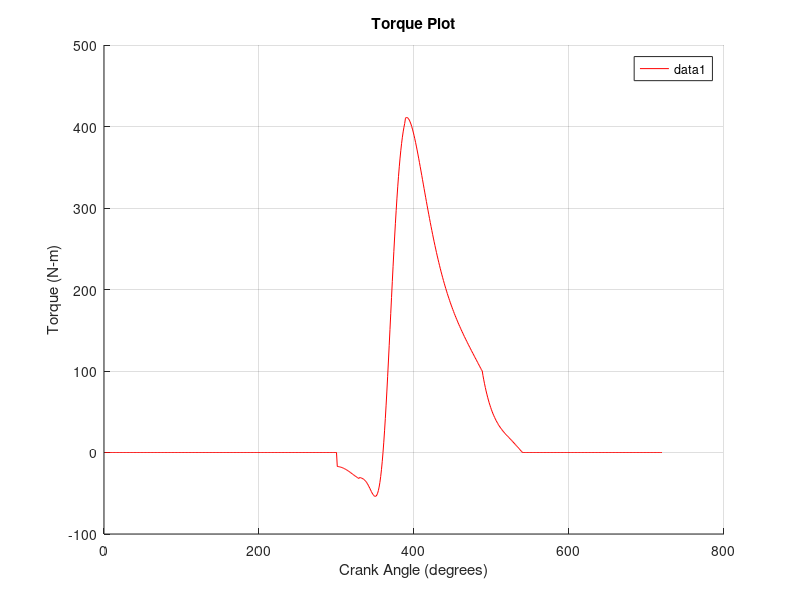
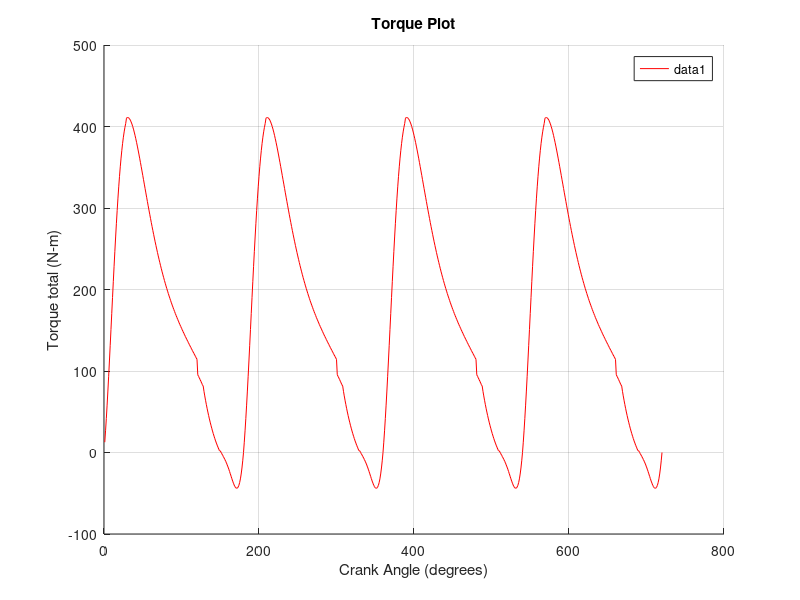
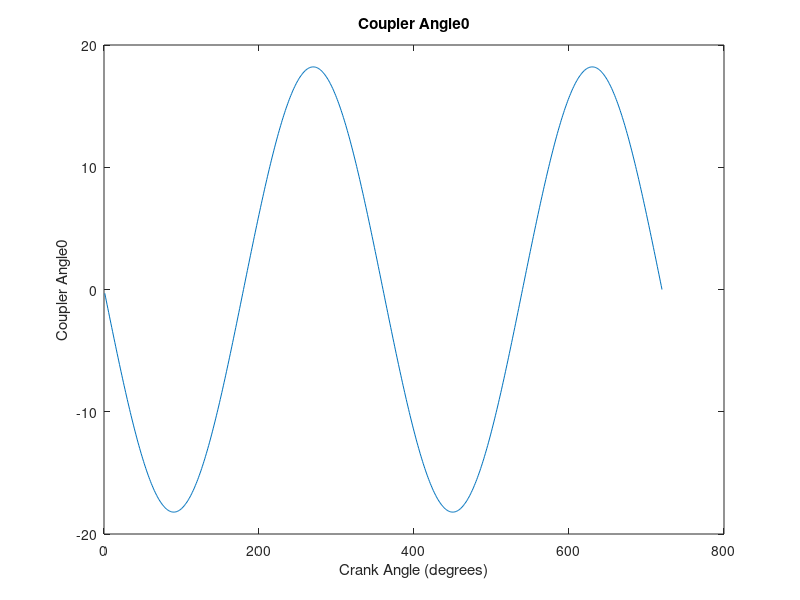
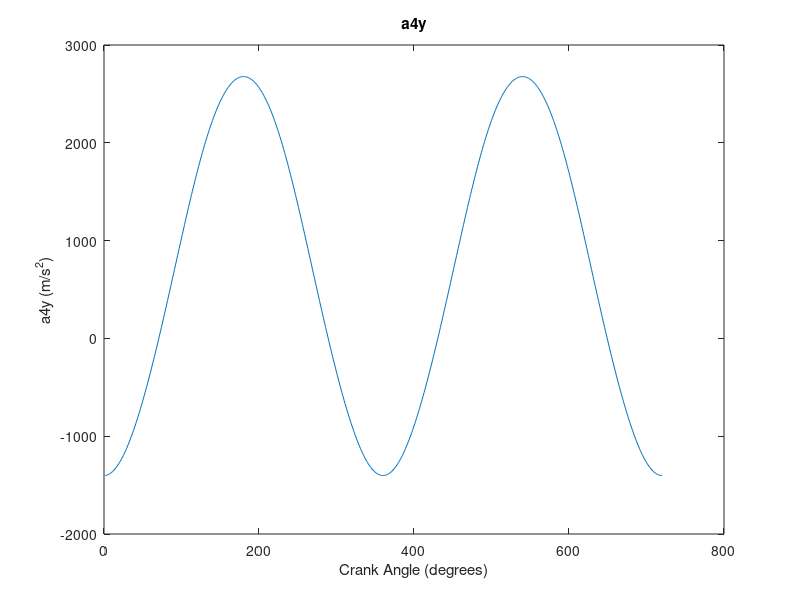

The MATLAB source for these figures, in order:
clc;
load('part2.mat')

T0 = zeros(1, length(crank_angle));

for i=1:length(crank_angle)
    % Define matrix A (coefficient matrix)
    A = [
        0, 0, 0, 0, 1, 0, 1, 0;
        0, 0, 0, 0, 0, 1, 0, 0;
        0, 0, 1, 0, -1, 0, 0, 0;
        0, 0, 0, 1, 0, -1, 0, 0;
        0, 0, AG3*cosd(coupler_angle0(i)), AG3*sind(coupler_angle0(i)), BG3*cosd(coupler_angle0(i)), BG3*sind(coupler_angle0(i)), 0, 0;
        1, 0, -1, 0, 0, 0, 0, 0;
        0, 1, 0, -1, 0, 0, 0, 0;
        0, 0, crank_length*cosd(crank_angle(i)), crank_length*sind(crank_angle(i)), 0, 0, 0, 1;
    ];

    % Define the right-hand side vector (b)
    b = [ 
        0;
        m4 * a4y(i) + Fg(i) - F_atm + m4 * g;
        m3 * a3x(i);
        m3 * a3y(i) + m3 * g;
        J3 * alpha3(i);
        m2 * a2x(i);
        m2 * a2y(i) + m2 * g;
        -(m2 * g) * crank_length * sind(crank_angle(i))
    ];

    % Solve the matrix equation A * x = b using matrix division
    x_values = A \ b;
    
    % Extract and display only T0 (the last unknown)
    T0(i) = x_values(end);
end

T0 = -T0;
T0(1:300) =  0;
T0(540:720) = 0;
T1 = circshift(T0, 180);
T2 = circshift(T0, 360);
T3 = circshift(T0, 540);

T_total = T0 + T1 + T2 + T3;

% Plot the torque for a single cylinder and the total torque
figure;
hold on;
plot(crank_angle, T0, 'r');
% plot(crank_angle, T1, 'r');
% plot(crank_angle, T2, 'r');
% plot(crank_angle, T3, 'r');
xlabel('Crank Angle (degrees)');
ylabel('Torque (N-m)');
legend show;
title('Torque Plot');
grid on;

figure;
hold on;
plot(crank_angle, T_total, 'r');
xlabel('Crank Angle (degrees)');
ylabel('Torque total (N-m)');
legend show;
title('Torque Plot');
grid on;
disp('doneee')

% Plot coupler_angle0
figure;
plot(crank_angle, coupler_angle0);
title('Coupler Angle0');
xlabel('Crank Angle (degrees)');
ylabel('Coupler Angle0');

% Plot a4y
figure;
plot(crank_angle, a4y);
title('a4y');
xlabel('Crank Angle (degrees)');
ylabel('a4y (m/s^2)');

% Plot Fg
figure;
plot(crank_angle, Fg);
title('Fg');
xlabel('Crank Angle (degrees)');
ylabel('Fg (N)');

% Plot alpha3
figure;
plot(crank_angle, alpha3);
title('Alpha3');
xlabel('Crank Angle (degrees)');
ylabel('Alpha3 (rad/s^2)');

% Plot a3x
figure;
plot(crank_angle, a3x);
title('a3x');
xlabel('Crank Angle (degrees)');
ylabel('a3x (m/s^2)');

% Plot a3y
figure;
plot(crank_angle, a3y);
title('a3y');
xlabel('Crank Angle (degrees)');
ylabel('a3y (m/s^2)');

% Plot m3 (constant value)
figure;
plot(crank_angle, m3 * ones(size(crank_angle)));
title('m3 (Mass of Link 3)');
xlabel('Crank Angle (degrees)');
ylabel('m3 (kg)');

% Plot m2 (constant value)
figure;
plot(crank_angle, m2 * ones(size(crank_angle)));
title('m2 (Mass of Link 2)');
xlabel('Crank Angle (degrees)');
ylabel('m2 (kg)');

% Plot m4 (constant value)
figure;
plot(crank_angle, m4 * ones(size(crank_angle)));
title('m4 (Mass of Link 4)');
xlabel('Crank Angle (degrees)');
ylabel('m4 (kg)');

% Plot J3 (constant value)
figure;
plot(crank_angle, J3 * ones(size(crank_angle)));
title('J3 (Moment of Inertia of Link 3)');
xlabel('Crank Angle (degrees)');
ylabel('J3 (kg*m^2)');

% Plot gravitational constant g (constant value)
figure;
plot(crank_angle, g * ones(size(crank_angle)));
title('Gravitational Constant (g)');
xlabel('Crank Angle (degrees)');
ylabel('g (m/s^2)');

% Plot crank_length (constant value)
figure;
plot(crank_angle, crank_length * ones(size(crank_angle)));
title('Crank Length');
xlabel('Crank Angle (degrees)');
ylabel('Crank Length (m)');